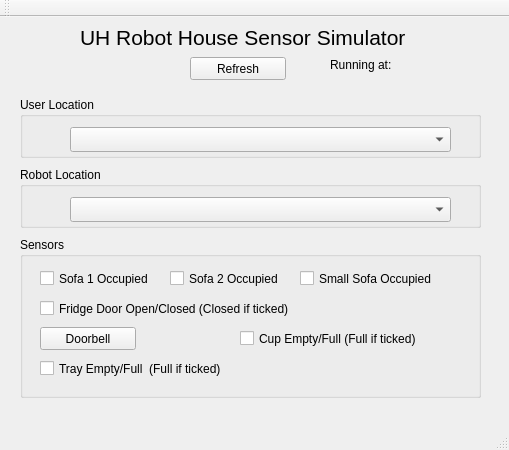
<?xml version="1.0" encoding="UTF-8"?>
<ui version="4.0">
 <class>MainWindow</class>
 <widget class="QMainWindow" name="MainWindow">
  <property name="geometry">
   <rect>
    <x>0</x>
    <y>0</y>
    <width>509</width>
    <height>450</height>
   </rect>
  </property>
  <property name="windowTitle">
   <string>UH Sensor Simulator</string>
  </property>
  <widget class="QWidget" name="centralWidget">
   <widget class="QGroupBox" name="groupBox_2">
    <property name="geometry">
     <rect>
      <x>20</x>
      <y>220</y>
      <width>461</width>
      <height>161</height>
     </rect>
    </property>
    <property name="title">
     <string>Sensors</string>
    </property>
    <widget class="QCheckBox" name="sofa1CheckBox">
     <property name="geometry">
      <rect>
       <x>20</x>
       <y>30</y>
       <width>131</width>
       <height>23</height>
      </rect>
     </property>
     <property name="text">
      <string>Sofa 1 Occupied</string>
     </property>
    </widget>
    <widget class="QCheckBox" name="fridgeCheckBox">
     <property name="geometry">
      <rect>
       <x>20</x>
       <y>60</y>
       <width>361</width>
       <height>23</height>
      </rect>
     </property>
     <property name="text">
      <string>Fridge Door Open/Closed (Closed if ticked)</string>
     </property>
    </widget>
    <widget class="QPushButton" name="pushButton">
     <property name="geometry">
      <rect>
       <x>20</x>
       <y>90</y>
       <width>96</width>
       <height>23</height>
      </rect>
     </property>
     <property name="text">
      <string>Doorbell</string>
     </property>
    </widget>
    <widget class="QCheckBox" name="sofa2CheckBox">
     <property name="geometry">
      <rect>
       <x>150</x>
       <y>30</y>
       <width>131</width>
       <height>23</height>
      </rect>
     </property>
     <property name="text">
      <string>Sofa 2 Occupied</string>
     </property>
    </widget>
    <widget class="QCheckBox" name="sofa3CheckBox">
     <property name="geometry">
      <rect>
       <x>280</x>
       <y>30</y>
       <width>151</width>
       <height>23</height>
      </rect>
     </property>
     <property name="text">
      <string>Small Sofa Occupied</string>
     </property>
    </widget>
    <widget class="QCheckBox" name="trayCheckBox">
     <property name="geometry">
      <rect>
       <x>20</x>
       <y>120</y>
       <width>241</width>
       <height>23</height>
      </rect>
     </property>
     <property name="text">
      <string>Tray Empty/Full  (Full if ticked) </string>
     </property>
    </widget>
    <widget class="QCheckBox" name="cupCheckBox">
     <property name="geometry">
      <rect>
       <x>220</x>
       <y>90</y>
       <width>221</width>
       <height>23</height>
      </rect>
     </property>
     <property name="text">
      <string>Cup Empty/Full (Full if ticked)</string>
     </property>
    </widget>
   </widget>
   <widget class="QGroupBox" name="groupBox_9">
    <property name="geometry">
     <rect>
      <x>0</x>
      <y>640</y>
      <width>231</width>
      <height>31</height>
     </rect>
    </property>
    <property name="title">
     <string/>
    </property>
    <widget class="QLabel" name="userlabel">
     <property name="geometry">
      <rect>
       <x>20</x>
       <y>0</y>
       <width>161</width>
       <height>16</height>
      </rect>
     </property>
     <property name="text">
      <string/>
     </property>
    </widget>
   </widget>
   <widget class="QGroupBox" name="groupBox_5">
    <property name="geometry">
     <rect>
      <x>20</x>
      <y>80</y>
      <width>461</width>
      <height>61</height>
     </rect>
    </property>
    <property name="title">
     <string>User Location</string>
    </property>
    <widget class="QComboBox" name="userLocationComboBox">
     <property name="geometry">
      <rect>
       <x>50</x>
       <y>30</y>
       <width>381</width>
       <height>25</height>
      </rect>
     </property>
    </widget>
   </widget>
   <widget class="QGroupBox" name="groupBox_6">
    <property name="geometry">
     <rect>
      <x>20</x>
      <y>150</y>
      <width>461</width>
      <height>61</height>
     </rect>
    </property>
    <property name="title">
     <string>Robot Location</string>
    </property>
    <widget class="QComboBox" name="robotLocationComboBox">
     <property name="geometry">
      <rect>
       <x>50</x>
       <y>30</y>
       <width>381</width>
       <height>25</height>
      </rect>
     </property>
    </widget>
   </widget>
   <widget class="QPushButton" name="pushButton_2">
    <property name="geometry">
     <rect>
      <x>190</x>
      <y>40</y>
      <width>96</width>
      <height>23</height>
     </rect>
    </property>
    <property name="text">
     <string>Refresh</string>
    </property>
   </widget>
   <widget class="QLabel" name="label_3">
    <property name="geometry">
     <rect>
      <x>80</x>
      <y>10</y>
      <width>351</width>
      <height>21</height>
     </rect>
    </property>
    <property name="font">
     <font>
      <pointsize>16</pointsize>
     </font>
    </property>
    <property name="text">
     <string>UH Robot House Sensor Simulator</string>
    </property>
   </widget>
   <widget class="QLabel" name="label_4">
    <property name="geometry">
     <rect>
      <x>330</x>
      <y>40</y>
      <width>71</width>
      <height>16</height>
     </rect>
    </property>
    <property name="text">
     <string>Running at:</string>
    </property>
   </widget>
   <widget class="QLabel" name="runningAtLabel">
    <property name="geometry">
     <rect>
      <x>400</x>
      <y>40</y>
      <width>71</width>
      <height>16</height>
     </rect>
    </property>
    <property name="text">
     <string/>
    </property>
   </widget>
  </widget>
  <widget class="QMenuBar" name="menuBar">
   <property name="geometry">
    <rect>
     <x>0</x>
     <y>0</y>
     <width>509</width>
     <height>22</height>
    </rect>
   </property>
  </widget>
  <widget class="QToolBar" name="mainToolBar">
   <attribute name="toolBarArea">
    <enum>TopToolBarArea</enum>
   </attribute>
   <attribute name="toolBarBreak">
    <bool>false</bool>
   </attribute>
  </widget>
  <widget class="QStatusBar" name="statusBar"/>
 </widget>
 <layoutdefault spacing="6" margin="11"/>
 <resources/>
 <connections/>
</ui>
